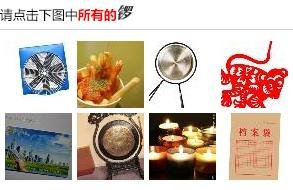
#> input picture 12306/tmp.jpg, 293 x 190 px
$ python -i fuck12306.py   (imports and definitions only)   (Python 2 division)
#> lines starting #> are read from the running program, lines starting #| are printed output that depends on the picture; after the words box and inside, x2 and y2 are one past the last pixel; in counts of white or black regions, pixels touching at a corner belong together
#> further down, picture is the input picture: PIL image 293x190 RGB; mean R, G, B 198.7, 182.1, 170.2
#!/usr/bin/python
# #  FileName    : fuck12306.py
# #  Author      : MaoMao Wang <andelf@gmail.com>
# #  Created     : Mon Mar 16 22:08:41 2015 by ShuYu Wang
# #  Copyright   : Feather (c) 2015
# #  Description : fuck fuck 12306
# #  Time-stamp: <2016-04-10 16:28:41 andelf>

from PIL import Image
from PIL import ImageFilter
import urllib
import urllib2
import requests
import re
import json

# hack CERTIFICATE_VERIFY_FAILED
# https://github.com/mtschirs/quizduellapi/issues/2
import ssl
if hasattr(ssl, '_create_unverified_context'):
    ssl._create_default_https_context = ssl._create_unverified_context


UA = "Mozilla/5.0 (Macintosh; Intel Mac OS X 10_10_2) AppleWebKit/537.36 (KHTML, like Gecko) Chrome/41.0.2272.89 Safari/537.36"

pic_url = "https://kyfw.12306.cn/otn/passcodeNew/getPassCodeNew?module=login&rand=sjrand&0.21191171556711197"
pic_url2 = "https://kyfw.12306.cn/passport/captcha/captcha-image?login_site=E&module=login&rand=sjrand&0.549211299474041"


# [70 lines left out: functions get_img, get_sub_img, baidu_image_upload, baidu_stu_lookup, baidu_stu_html_extract, not called in this run]


def ocr_question_extract(im):
    # git@github.com:madmaze/pytesseract.git
    global pytesseract
    try:
        import pytesseract
    except:
        print "[ERROR] pytesseract not installed"
        return
    im = im.crop((127, 3, 260, 22))
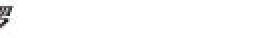
#> im: PIL image 133x19 RGB (shown 2 times larger); mean R, G, B 252.1, 252, 252.1
    im = pre_ocr_processing(im)
    # im.show()
    return pytesseract.image_to_string(im, lang='chi_sim').strip()


def pre_ocr_processing(im):
    im = im.convert("RGB")
    width, height = im.size
#> width = 133; height = 19

    white = im.filter(ImageFilter.BLUR).filter(ImageFilter.MaxFilter(23))
#> white: PIL image 133x19 RGB; every value is 255
    grey = im.convert('L')
    impix = im.load()
    whitepix = white.load()
    greypix = grey.load()

    for y in range(height):
        for x in range(width):
            greypix[x,y] = min(255, max(255 + impix[x,y][0] - whitepix[x,y][0],
                                        255 + impix[x,y][1] - whitepix[x,y][1],
                                        255 + impix[x,y][2] - whitepix[x,y][2]))

    new_im = grey.copy()
    binarize(new_im, 150)
    return new_im


def binarize(im, thresh=120):
#> called with thresh = 150
    assert 0 < thresh < 255
    assert im.mode == 'L'
    w, h = im.size
#> w = 133; h = 19
    for y in xrange(0, h):
        for x in xrange(0, w):
            if im.getpixel((x,y)) < thresh:
                im.putpixel((x,y), 0)
            else:
                im.putpixel((x,y), 255)
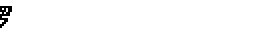
#> im: PIL image 133x19 L (shown 2 times larger); 98.6% white; black in thin lines or dots, all inside (x1, y1, x2, y2) = (0, 3, 6, 14)


# [13 lines not run here, left out]

>>> from PIL import Image
>>> picture = Image.open('tmp.jpg')
#> (the run stopped early here; a loop or call above may not have finished)
